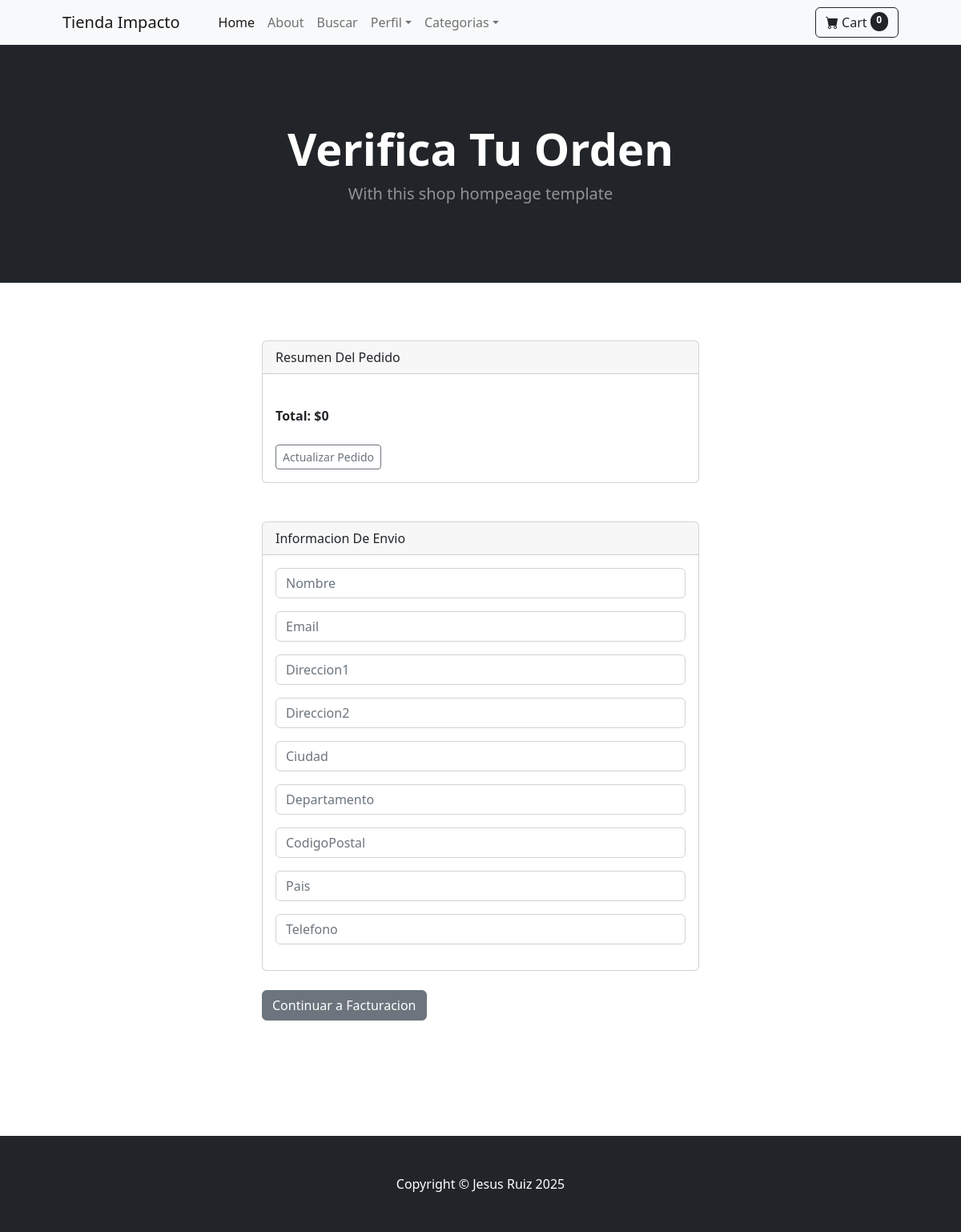
Before: /payment/checkout (signed in) with the older database file.
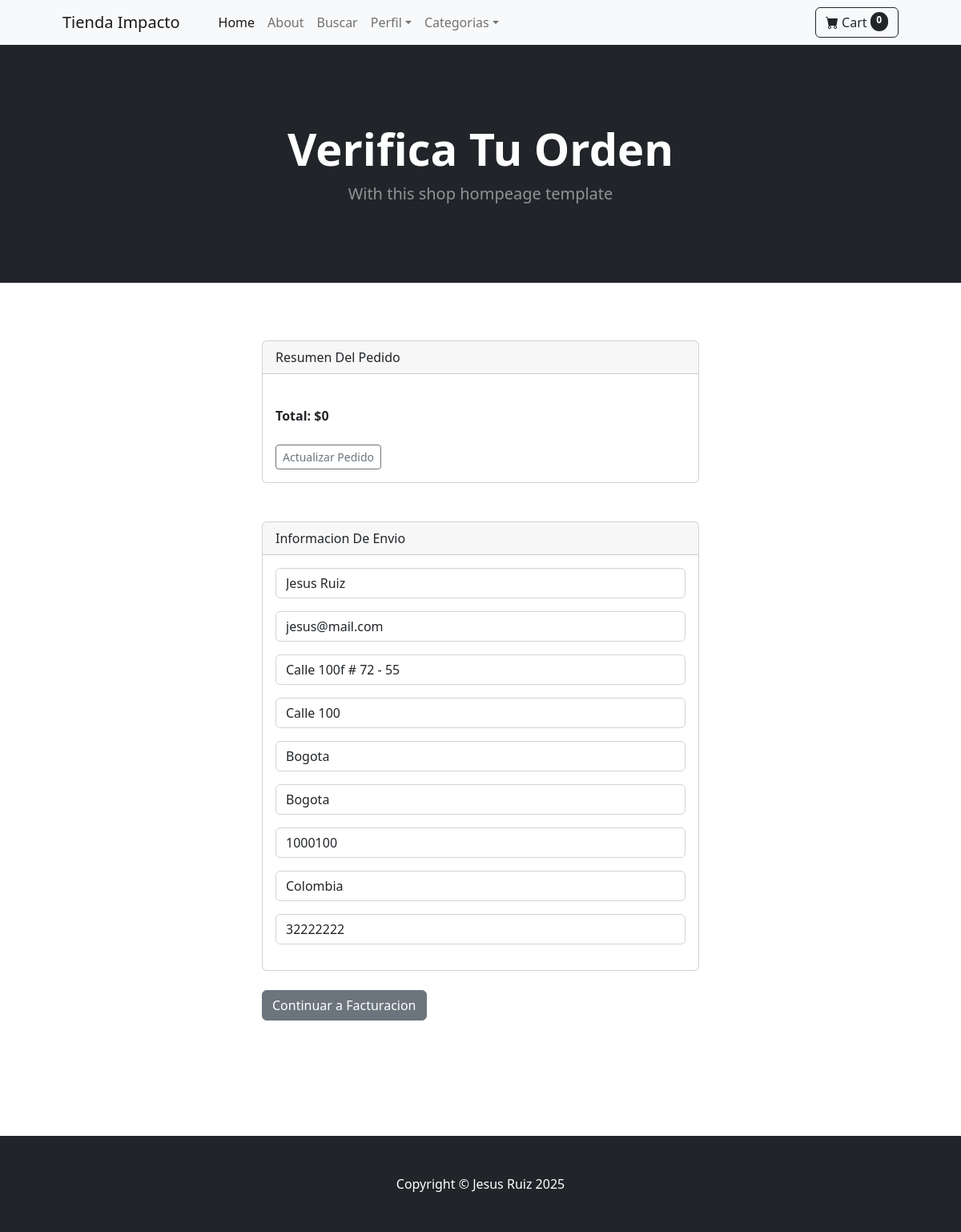
After: the same page with the newer database file.
### payment/models.py (models this page shows, shortened)
class ShippingAdrress(models.Model):
    user = models.ForeignKey(User, on_delete=models.CASCADE, null=True, blank=True)
    shipping_full_name = models.CharField(max_length=255)
    shipping_email = models.CharField(max_length=255)
    shipping_address1 = models.CharField(max_length=255)
    shipping_address2 = models.CharField(max_length=255, null=True, blank=True)
    shipping_city = models.CharField(max_length=255)
    shipping_state = models.CharField(max_length=255,null=True, blank=True)
    shipping_zipcode = models.CharField(max_length=255,null=True, blank=True)
    shipping_country = models.CharField(max_length=255)
    shipping_phone = models.CharField(max_length=255)
    class Meta:
        verbose_name_plural = "Shipping Address"

### payment/views.py (the view)
# urls.py: path('checkout', views.checkout , name='checkout'),
def checkout(request):
    cart = Cart(request)
    cart_products = cart.get_prods
    quantities = cart.get_quants
    totals = cart.cart_total()
    if request.user.is_authenticated:
        shipping_user = ShippingAdrress.objects.get(user__id=request.user.id)
        shipping_form = ShippingForm(request.POST or None, instance=shipping_user)
        return render(request, "payment/checkout.html", {'products': cart_products, 'quantities': quantities, 'totals': totals, 'shipping_form': shipping_form} )
    else:
        shipping_form = ShippingForm(request.POST or None)
        return render(request, "payment/checkout.html", {'products': cart_products, 'quantities': quantities, 'totals': totals, 'shipping_form': shipping_form} )

### cart/cart.py (called while the page is built, shortened)
    def __len__(self):
        return len(self.cart)

    def get_prods(self):
        product_ids = self.cart.keys()
        products = Product.objects.filter(id__in=product_ids)
        return products

    def cart_total(self):
        products_ids = self.cart.keys()
        products = Product.objects.filter(id__in=products_ids)
        quantities = self.cart
        total = 0
        return total

### cart/context_processors.py (called while the page is built)
def cart(request):
    return {'cart': Cart(request)}

### payment/templates/payment/checkout.html (shortened to what this page needs)
{% extends 'base.html'%}
{% block content %}
        <header class="bg-dark py-5">
            <div class="container px-4 px-lg-5 my-5">
                <div class="text-center text-white">
                    <h1 class="display-4 fw-bolder">Verifica Tu Orden</h1>
                    <p class="lead fw-normal text-white-50 mb-0">With this shop hompeage template</p>
                </div>
            </div>
        </header>
        <br><br><br>
            <div class="container">
                <div class="row">
                        <div class="col-md-6 offset-md-3">
                            <div class="card">
                                <div class="card-header">
                                  Resumen Del Pedido
                                </div>
                                <div class="card-body">
                                    <br>
                                    <strong>Total: ${{totals}}</strong>
                                    <br><br>
                                    <a href="{% url 'cart_sumary' %}" class="btn btn-sm btn-outline-secondary">Actualizar Pedido</a>
                                </div>
                              </div>
                              <br><br>
                              <div class="card">
                                <div class="card-header">
                                  Informacion De Envio
                                </div>
                                <div class="card-body">
                                  {{ shipping_form.as_p }}
                                </div>
                              </div>
                              <br>
                              <a href="#" class="btn btn-secondary">Continuar a Facturacion</a>
                        </div>
                </div>
            </div>
  <br><br><br><br><br><br>
 {% endblock %}

Changed rows visible on the page:
changed ShippingAdrress: shipping_full_name (not shown) → "Jesus Ruiz"; shipping_email (not shown) → "jesus@mail.com"; shipping_address1 (not shown) → "Calle 100f # 72 - 55"; shipping_address2 (not shown) → "Calle 100"; shipping_city (not shown) → "Bogota"; shipping_state (not shown) → "Bogota"; shipping_zipcode (not shown) → "1000100"; shipping_country (not shown) → "Colombia"; shipping_phone (not shown) → "32222222"
